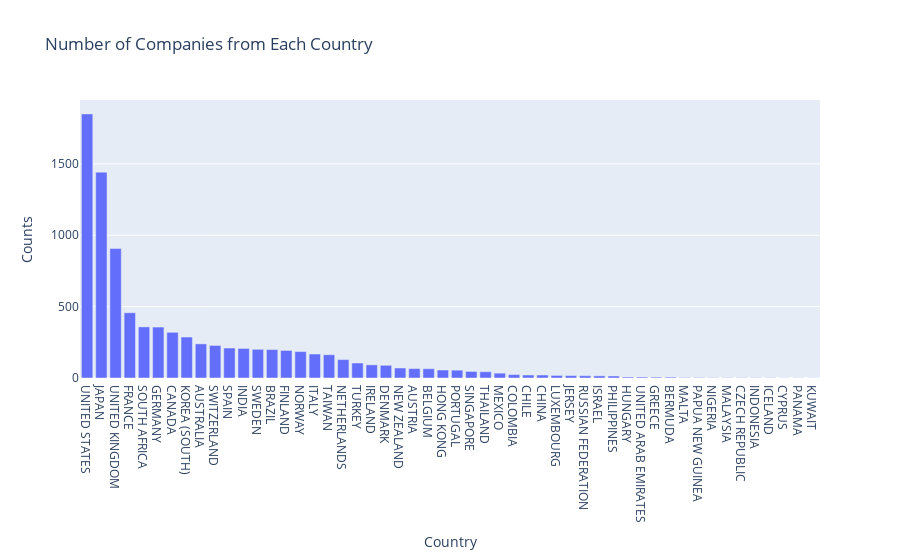

The cell this chart's notebook holds for it:
### Code cell
# FROM WHICH COUNTRIES WE HAVE COMPANIES DATA

# Count the number of occurrences for each country
country_counts = df['Country'].value_counts()

# Create DataFrame for plotting
df_counts = pd.DataFrame({'Country': country_counts.index, 'Counts': country_counts.values})

# Create the bar chart
fig = px.bar(df_counts, x='Country', y='Counts', title='Number of Companies from Each Country')

# Show the plot
fig.show()

### Figure 1 — Plotly figure (JSON) as saved in the notebook; plotly's stock layout.template omitted (floating-point values rounded to 4 significant figures)
{"data": [{"alignmentgroup": "True", "hovertemplate": "Country=%{x}<br>Counts=%{y}<extra></extra>", "legendgroup": "", "marker": {"color": "#636efa", "pattern": {"shape": ""}}, "name": "", "offsetgroup": "", "orientation": "v", "showlegend": false, "textposition": "auto", "type": "bar", "x": ["UNITED STATES", "JAPAN", "UNITED KINGDOM", "FRANCE", "SOUTH AFRICA", "GERMANY", "CANADA", "KOREA (SOUTH)", "AUSTRALIA", "SWITZERLAND", "SPAIN", "INDIA", "SWEDEN", "BRAZIL", "FINLAND", "NORWAY", "ITALY", "TAIWAN", "NETHERLANDS", "TURKEY", "IRELAND", "DENMARK", "NEW ZEALAND", "AUSTRIA", "BELGIUM", "HONG KONG", "PORTUGAL", "SINGAPORE", "THAILAND", "MEXICO", "COLOMBIA", "CHILE", "CHINA", "LUXEMBOURG", "JERSEY", "RUSSIAN FEDERATION", "ISRAEL", "PHILIPPINES", "HUNGARY", "UNITED ARAB EMIRATES", "GREECE", "BERMUDA", "MALTA", "PAPUA NEW GUINEA", "NIGERIA", "MALAYSIA", "CZECH REPUBLIC", "INDONESIA", "ICELAND", "CYPRUS", "PANAMA", "KUWAIT"], "xaxis": "x", "y": [1850, 1442, 907, 457, 358, 357, 320, 287, 239, 228, 210, 207, 201, 199, 193, 185, 168, 163, 129, 105, 92, 89, 70, 66, 65, 56, 55, 46, 44, 34, 24, 21, 21, 18, 17, 16, 15, 14, 7, 7, 6, 6, 3, 3, 2, 2, 2, 2, 2, 1, 1, 1], "yaxis": "y"}], "layout": {"autosize": true, "barmode": "relative", "legend": {"tracegroupgap": 0}, "title": {"text": "Number of Companies from Each Country"}, "xaxis": {"anchor": "y", "autorange": true, "domain": [0, 1], "range": [-0.5, 51.5], "title": {"text": "Country"}, "type": "category"}, "yaxis": {"anchor": "x", "autorange": true, "domain": [0, 1], "range": [0, 1947.0], "title": {"text": "Counts"}, "type": "linear"}}}
